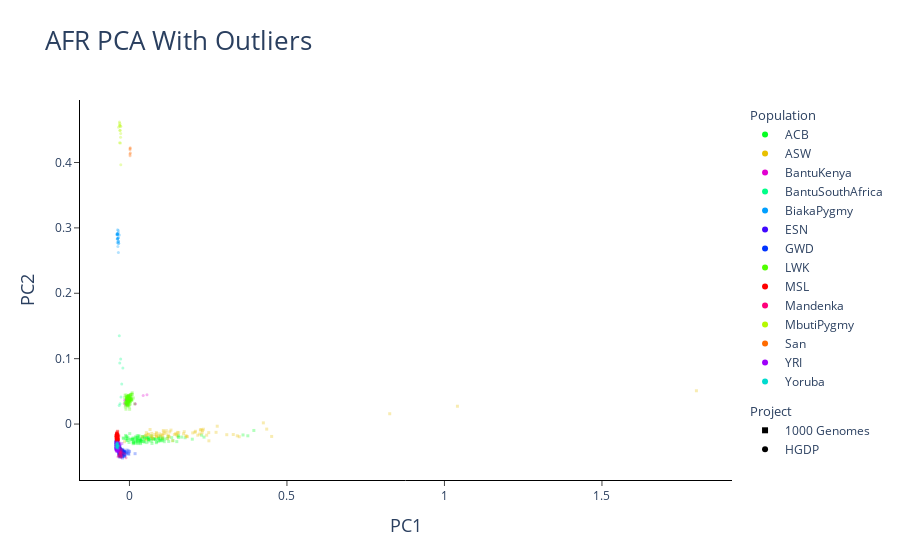
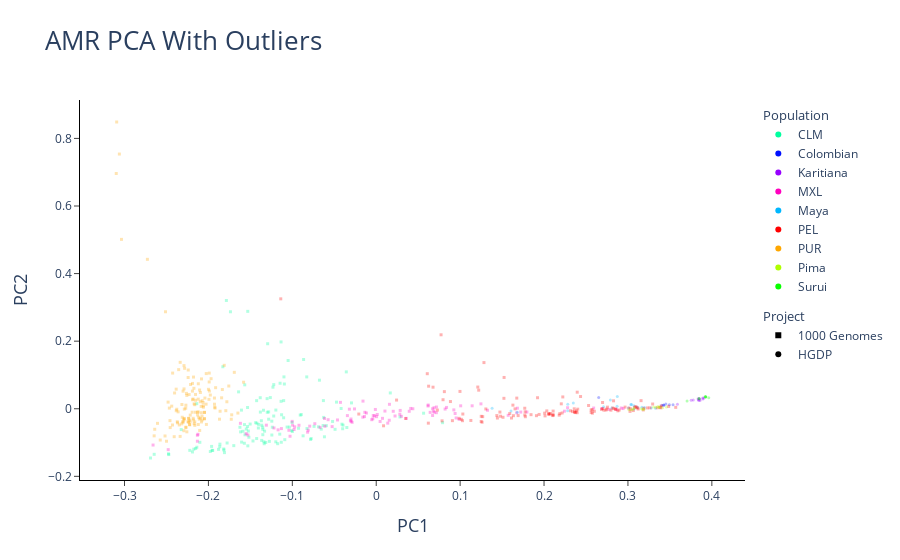
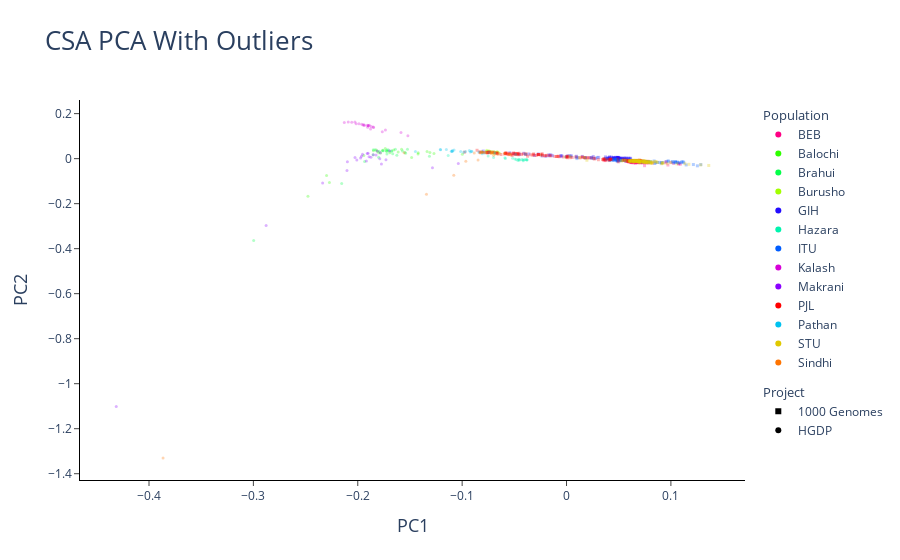
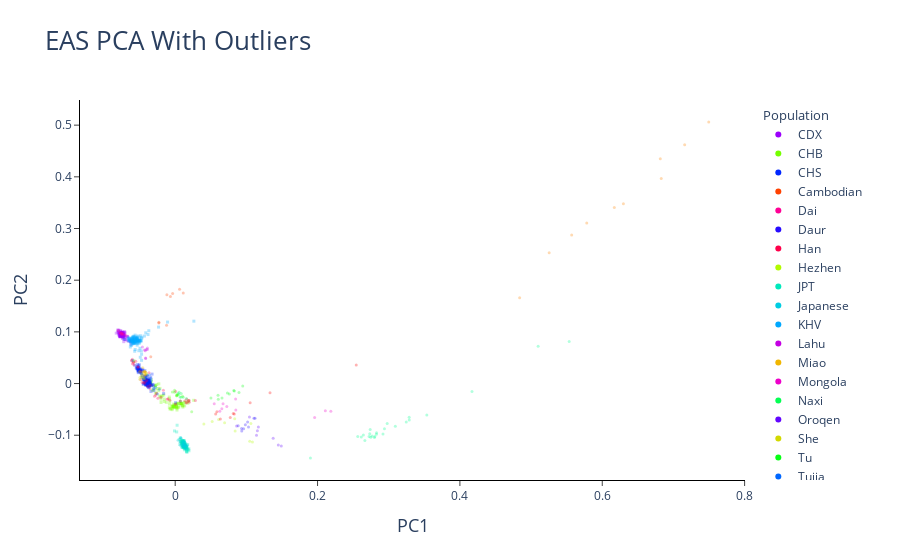

Write notebook code for charts like these, in order.
### Code cell
# Show subcontinental PC1 vs PC2 plots one by one 
for region in regions[1:]:
    plots_with_outliers[region].show()
